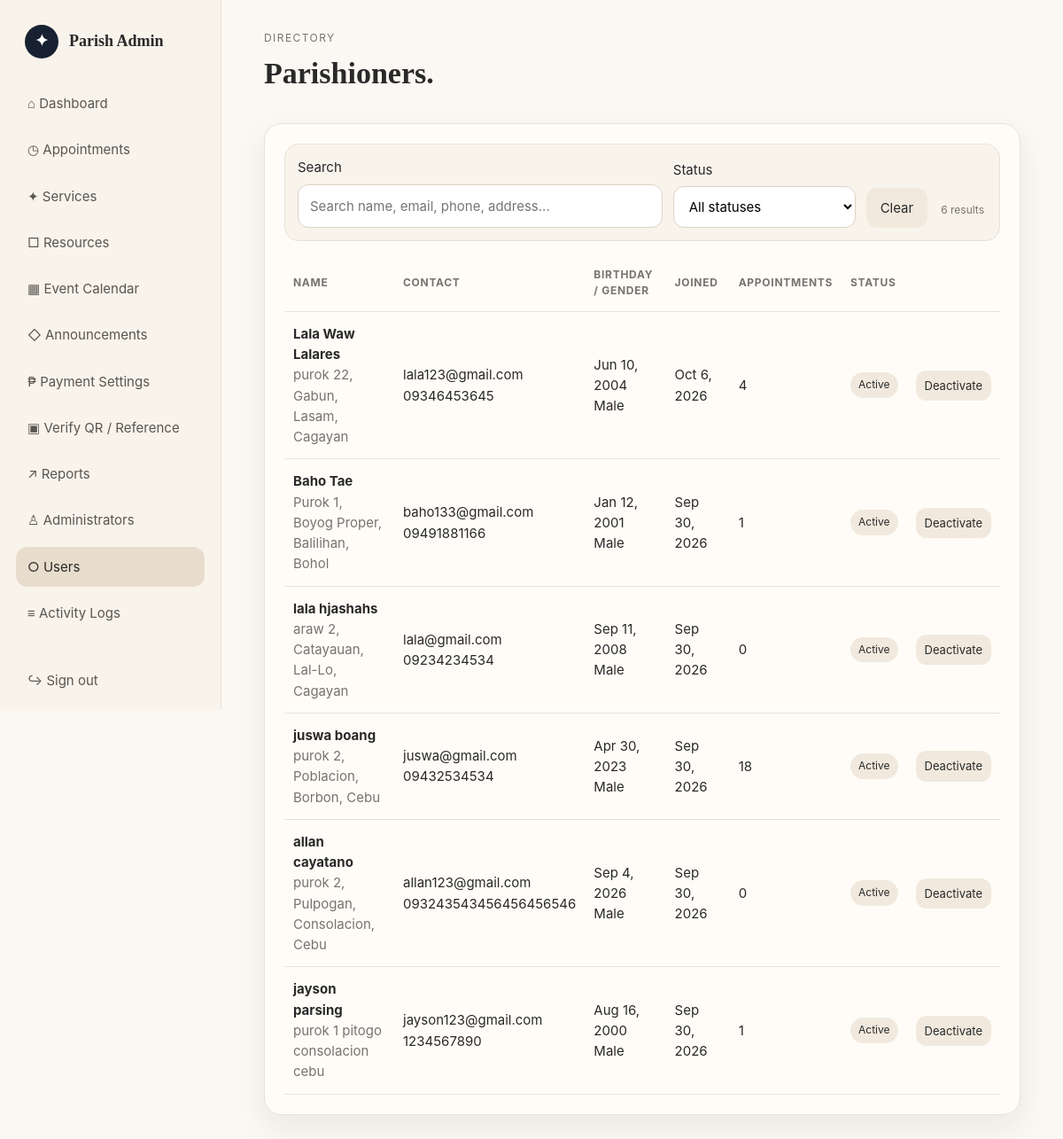
The page /admin/users.php (signed in) on the database its author committed.
### tables this page shows
CREATE TABLE `users` (
  `id` int(10) UNSIGNED NOT NULL,
  `first_name` varchar(80) DEFAULT NULL,
  `middle_name` varchar(80) DEFAULT NULL,
  `last_name` varchar(80) DEFAULT NULL,
  `full_name` varchar(150) NOT NULL,
  `email` varchar(190) NOT NULL,
  `contact_number` varchar(30) NOT NULL,
  `province_code` varchar(20) DEFAULT NULL,
  `province` varchar(120) DEFAULT NULL,
  `city_municipality_code` varchar(20) DEFAULT NULL,
  `city_municipality` varchar(160) DEFAULT NULL,
  `barangay_code` varchar(20) DEFAULT NULL,
  `barangay` varchar(160) DEFAULT NULL,
  `street_purok` varchar(255) DEFAULT NULL,
  `address` varchar(500) NOT NULL,
  `birthday` date NOT NULL,
  `gender` enum('Male','Female','Other') NOT NULL,
  `password` varchar(255) NOT NULL,
  `profile_image` varchar(255) DEFAULT NULL,
  `role` enum('parishioner','admin') NOT NULL DEFAULT 'parishioner',
  `status` enum('active','inactive') NOT NULL DEFAULT 'active',
  `created_at` timestamp NOT NULL DEFAULT current_timestamp(),
  `updated_at` timestamp NOT NULL DEFAULT current_timestamp() ON UPDATE current_timestamp()
);

### config/helpers.php (called while the page is built, shortened)
<?php
function e(?string $v): string { return htmlspecialchars($v ?? '', ENT_QUOTES, 'UTF-8'); }

### admin/users.php (the view, shortened to what this page needs)
<?php
require '../config/db.php';require '../config/auth.php';require_role('admin','login.php');$u=current_user();
$q='';$sql="SELECT u.*,(SELECT COUNT(*) FROM appointments a WHERE a.user_id=u.id) appointment_count FROM users u WHERE role='parishioner'";$p=[];if($q!==''){$sql.=' AND (u.full_name LIKE ? OR u.email LIKE ? OR u.contact_number LIKE ?)';$like='%'.$q.'%';$p=[$like,$like,$like];}$sql.=' ORDER BY created_at DESC';$s=$pdo->prepare($sql);$s->execute($p);$rows=$s->fetchAll();
?>
<!doctype html><html><head><meta charset="utf-8"><meta name="viewport" content="width=device-width,initial-scale=1"><title>Users</title><link rel="stylesheet" href="../assets/css/style.css"></head><body><div class="shell"><?php include 'includes/sidebar.php'?><main class="main"><header class="topbar"><div><button class="btn light mobile-toggle" data-nav-toggle>☰</button><div class="eyebrow">Directory</div><h1>Parishioners.</h1></div></header><section class="card table-wrap" data-live-scope><div class="live-filter-bar"><label class="field live-search-field">Search<input class="search" type="search" data-live-search placeholder="Search name, email, phone, address..."></label><label class="field">Status<select data-live-filter="status"><option value="">All statuses</option><option value="active">Active</option><option value="inactive">Inactive</option></select></label><button type="button" class="btn light" data-live-clear>Clear</button><span class="live-filter-meta" data-live-count></span></div><table class="table"><thead><tr><th>Name</th><th>Contact</th><th>Birthday / Gender</th><th>Joined</th><th>Appointments</th><th>Status</th><th></th></tr></thead><tbody data-live-list><tr data-live-empty class="live-empty" hidden><td colspan="7">No parishioners match your search.</td></tr><?php foreach($rows as $r):?><tr data-live-item data-status="<?=e(strtolower($r['status']))?>" data-search="<?=e(strtolower($r['full_name'].' '.$r['email'].' '.$r['contact_number'].' '.$r['address']))?>"><td><b><?=e($r['full_name'])?></b><br><span class="muted"><?=e($r['address'])?></span></td><td><?=e($r['email'])?><br><?=e($r['contact_number'])?></td><td><?=date('M j, Y',strtotime($r['birthday']))?><br><?=e($r['gender'])?></td><td><?=date('M j, Y',strtotime($r['created_at']))?></td><td><?=$r['appointment_count']?></td><td><span class="badge"><?=e($r['status'])?></span></td><td><form method="post"><?=csrf_field()?><input type="hidden" name="id" value="<?=$r['id']?>"><input type="hidden" name="action" value="toggle"><button class="btn light small"><?=$r['status']==='active'?'Deactivate':'Activate'?></button></form></td></tr><?php endforeach?></tbody></table></section></main></div><script src="../assets/js/script.js"></script></body></html>

### assets/css/style.css (style rules this page uses)
:root { --bg:#fbf8f3;--card:#fffdf9;--sand:#f1e9dd;--sand2:#e8ddcc;--ink:#292929;--muted:#77736d;--navy:#172131;--line:#e9e1d6;--green:#56745d;--red:#9a5555;--shadow:0 14px 35px rgba(35,29,20,.07);--r:20px }
* { box-sizing:border-box }
body { margin:0;background:var(--bg);color:var(--ink);font:15px/1.55 Inter,ui-sans-serif,system-ui,-apple-system,"Segoe UI",sans-serif }
button,input,select,textarea { font:inherit }
.serif,h1,h2 { font-family:Georgia,"Times New Roman",serif }
.shell { display:grid;grid-template-columns:250px 1fr;min-height:100vh }
.main { padding:34px 4vw 60px;min-width:0 }
.topbar { display:flex;justify-content:space-between;align-items:center;gap:20px;margin-bottom:30px }
.eyebrow { font-size:12px;text-transform:uppercase;letter-spacing:.12em;color:var(--muted) }
h1 { font-size:34px;margin:4px 0 0 }
.card { background:rgba(255,253,249,.9);border:1px solid var(--line);border-radius:var(--r);padding:22px;box-shadow:var(--shadow) }
.muted { color:var(--muted) }
.btn { display:inline-flex;align-items:center;justify-content:center;border:0;border-radius:12px;padding:11px 16px;background:var(--navy);color:#fff;cursor:pointer }
.btn.light { background:var(--sand);color:var(--ink) }
.btn.small { padding:7px 10px;font-size:13px }
.field { display:grid;gap:7px }
.field input,.field select,.field textarea,.search { width:100%;padding:12px 13px;border:1px solid #ddd3c5;background:#fff;border-radius:12px;outline:none }
.table-wrap { overflow:auto }
.table { width:100%;border-collapse:collapse;min-width:760px }
.table th,.table td { text-align:left;padding:13px 10px;border-bottom:1px solid var(--line);vertical-align:middle }
.table th { font-size:12px;text-transform:uppercase;letter-spacing:.06em;color:var(--muted) }
.badge { display:inline-block;padding:5px 9px;border-radius:999px;background:var(--sand);font-size:12px;text-transform:capitalize }
.live-filter-bar { display:flex;align-items:end;gap:12px;flex-wrap:wrap;margin-bottom:16px;padding:14px;background:#f8f3eb;border:1px solid var(--line);border-radius:16px }
.live-filter-bar .field { min-width:170px;flex:1 }
.live-filter-bar .live-search-field { flex:2;min-width:240px }
.live-filter-meta { font-size:12px;color:var(--muted);padding:0 3px 10px;white-space:nowrap }

### rows shown on the page
users: full_name "Lala Waw Lalares", address "purok 22, Gabun, Lasam, Cagayan", email "lala123@gmail.com", contact_number "09346453645", birthday "Jun 10, 2004", gender "Male", created_at "Oct 6, 2026", appointment_count "4", status "Active", shows "Deactivate"
users: full_name "Baho Tae", address "Purok 1, Boyog Proper, Balilihan, Bohol", email "baho133@gmail.com", contact_number "09491881166", birthday "Jan 12, 2001", gender "Male", created_at "Sep 30, 2026", appointment_count "1", status "Active", shows "Deactivate"
users: full_name "lala hjashahs", address "araw 2, Catayauan, Lal-Lo, Cagayan", email "lala@gmail.com", contact_number "09234234534", birthday "Sep 11, 2008", gender "Male", created_at "Sep 30, 2026", appointment_count "0", status "Active", shows "Deactivate"
users: full_name "juswa boang", address "purok 2, Poblacion, Borbon, Cebu", email "juswa@gmail.com", contact_number "09432534534", birthday "Apr 30, 2023", gender "Male", created_at "Sep 30, 2026", appointment_count "18", status "Active", shows "Deactivate"
users: full_name "allan cayatano", address "purok 2, Pulpogan, Consolacion, Cebu", email "allan123@gmail.com", contact_number "093243543456456456546", birthday "Sep 4, 2026", gender "Male", created_at "Sep 30, 2026", appointment_count "0", status "Active", shows "Deactivate"
users: full_name "jayson parsing", address "purok 1 pitogo consolacion cebu", email "jayson123@gmail.com", contact_number "1234567890", birthday "Aug 16, 2000", gender "Male", created_at "Sep 30, 2026", appointment_count "1", status "Active", shows "Deactivate"

### other values the page prints
$label "⌂ Dashboard"
$label "◷ Appointments"
$label "✦ Services"
$label "□ Resources"
$label "▦ Event Calendar"
$label "◇ Announcements"
$label "₱ Payment Settings"
$label "▣ Verify QR / Reference"
$label "↗ Reports"
$label "♙ Administrators"
$label "○ Users"
$label "≡ Activity Logs"
